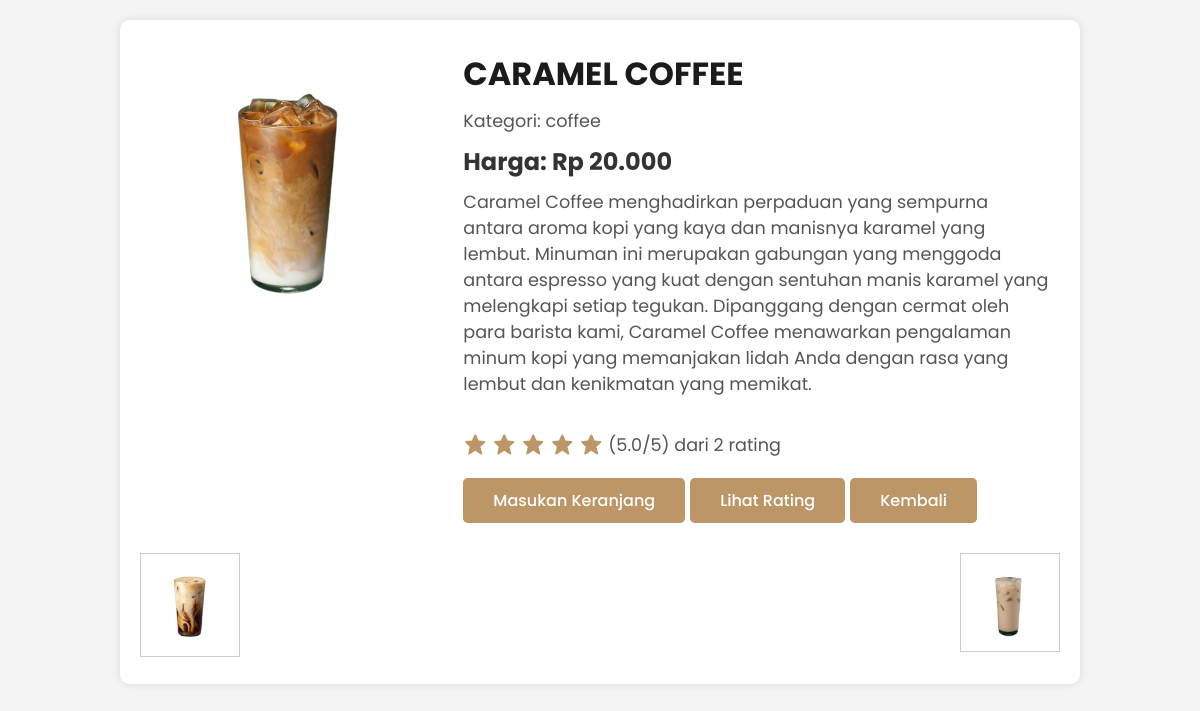
The page /user/detailproduk.php?id=12 on the database its author committed.
### tables this page shows
CREATE TABLE `products` (
  `id_produk` int(11) NOT NULL,
  `nama_produk` varchar(30) NOT NULL,
  `harga_produk` varchar(11) NOT NULL,
  `gambar_produk` varchar(255) DEFAULT NULL,
  `kategori` varchar(30) DEFAULT NULL,
  `deskripsi` varchar(1000) DEFAULT NULL
);

### user/detailproduk.php (the view, shortened to what this page needs)
<?php
include '../koneksi.php';
if (isset($_GET['id'])) {
    $id_produk = $_GET['id'];
    $query_mysql = "
        SELECT p.id_produk, p.nama_produk, p.kategori, p.harga_produk, p.gambar_produk,
               AVG(t.rating) as avg_rating, COUNT(t.rating) as rating_count, p.deskripsi
        FROM products p
        LEFT JOIN transaksi t ON p.id_produk = t.id_produk
        WHERE p.id_produk = ?
        GROUP BY p.id_produk, p.nama_produk, p.kategori, p.harga_produk, p.gambar_produk
    ";
    if ($stmt = $mysqli->prepare($query_mysql)) {
        $stmt->bind_param("i", $id_produk);
        $stmt->execute();
        $result = $stmt->get_result();
        if ($data = $result->fetch_assoc()) {
            $prev_query = "SELECT id_produk, gambar_produk FROM products WHERE id_produk < ? ORDER BY id_produk DESC LIMIT 1";
            $prev_stmt = $mysqli->prepare($prev_query);
            $prev_stmt->bind_param("i", $id_produk);
            $prev_stmt->execute();
            $prev_result = $prev_stmt->get_result();
            $prev_product = $prev_result->fetch_assoc();
            $prev_id = $prev_product['id_produk'] ?? null;
            $prev_img = $prev_product['gambar_produk'] ?? null;
            $next_query = "SELECT id_produk, gambar_produk FROM products WHERE id_produk > ? ORDER BY id_produk ASC LIMIT 1";
            $next_stmt = $mysqli->prepare($next_query);
            $next_stmt->bind_param("i", $id_produk);
            $next_stmt->execute();
            $next_result = $next_stmt->get_result();
            $next_product = $next_result->fetch_assoc();
            $next_id = $next_product['id_produk'] ?? null;
            $next_img = $next_product['gambar_produk'] ?? null;
?>
<!DOCTYPE html>
<html lang="en">
<head>
    <link rel="stylesheet" href="detailproduk.css">
    <link rel="stylesheet" href="https://unpkg.com/boxicons@latest/css/boxicons.min.css">
</head>
<body>
    <section class="produk-detail">
        <div class="produk-container">
            <div class="gambar-produk">
                <img src="../admin/img/<?php echo $data['gambar_produk']; ?>" alt="<?php echo $data['nama_produk']; ?>">
            </div>
            <div class="detail-produk">
                <h1><?php echo htmlspecialchars($data['nama_produk']); ?></h1>
                <p>Kategori: <?php echo htmlspecialchars($data['kategori']); ?></p>
                <h4>Harga: Rp <?php echo number_format($data['harga_produk'], 0, ',', '.'); ?></h4>
                <p><?php echo htmlspecialchars($data['deskripsi']); ?></p><br>
                <?php
                if (!is_null($data['avg_rating'])) {
                    $rating = $data['avg_rating'];
                    $rating_count = $data['rating_count'];
                    $full_stars = floor($rating);
                    echo "<div class='rating'>";
                    for ($i = 0; $i < $full_stars; $i++) {
                        echo "<i class='bx bxs-star'></i>";
                    }
                    echo "<p>(" . number_format($rating, 1) . "/5) dari " . $rating_count . " rating</p>";
                    echo "</div>";
                } else {
                    echo "<p>Belum ada rating</p>";
                }
                ?>
                <div class="navi">
                    <a href="keranjang.php?id=<?php echo $data['id_produk']; ?>" class="btn">Masukan Keranjang</a>
                    <a href="lihatrating.php?id=<?php echo $data['id_produk']; ?>" class="btn">Lihat Rating</a>
                    <a href="produk.php" class="btn">Kembali</a>
                </div>
            </div>
        </div>
        <div class="nav-buttons">
            <?php if ($prev_id) { ?>
                <div class="nav-img">
                    <a href="detailproduk.php?id=<?php echo $prev_id; ?>"><img src="../admin/img/<?php echo $prev_img; ?>" alt="Produk Sebelumnya"></a>
                </div>
            <?php } ?>
            <?php if ($next_id) { ?>
                <div class="nav-img">
                    <a href="detailproduk.php?id=<?php echo $next_id; ?>"><img src="../admin/img/<?php echo $next_img; ?>" alt="Produk Berikutnya"></a>
                </div>
            <?php } ?>
        </div>
    </section>
    <br><br>
</body>
</html>
<?php
        } else {
            echo "<p>Produk tidak ditemukan.</p>";
        }
    } else {
        echo "Error: " . $mysqli->error;
    }
} else {
    echo "<p>ID produk tidak ditemukan.</p>";
}
?>

### user/detailproduk.css (style rules this page uses)
* { font-family: 'Poppins', sans-serif; margin: 0; padding: 0; box-sizing: border-box; scroll-padding-top: 4rem; scroll-behavior: smooth; list-style: none; text-decoration: none; }
:root { --main-color: #bc9667; --second-color: #edeae3; --text-color: #1b1b1b; --bg-color: #fff; --box-shadow: 2px 2px 10px 4px rgb(14 55 54 / 15%); }
body, html { height: 100%; background-color: #f4f4f4; color: var(--second-color); display: flex; flex-direction: column; }
h1, h2, h3, p { color: var(--text-color); }
section { padding: 100px 50px; }
.bxs-star, .bxs-star-half, .bx-star { color: var(--main-color); }
.btn { display: inline-block; padding: 10px 30px; border-radius: 0.3rem; background: var(--main-color); color: var(--bg-color); font-weight: 500; text-decoration: none; transition: background-color 0.3s; }
.produk-detail { background-color: #ffffff; padding: 20px; margin: 20px auto; width: 80%; box-shadow: 0 0 10px rgba(0, 0, 0, 0.1); border-radius: 10px; color: var(--text-color); }
.produk-container { display: flex; flex-wrap: wrap; gap: 20px; }
.gambar-produk { flex: 1; max-width: 40%; }
.gambar-produk img { width: 100%; border-radius: 10px; }
.detail-produk { flex: 2; padding: 10px; }
.detail-produk h1 { font-size: 2em; margin-bottom: 10px; text-transform: uppercase; }
.detail-produk p { font-size: 1.1em; color: #555; }
.detail-produk h4 { font-size: 1.5em; color: #333; margin: 10px 0; }
.rating { display: flex; align-items: center; margin: 10px 0; }
.rating i { font-size: 1.5em; color: var(--main-color); margin-right: 5px; }
.navi { display: flex; gap: 5px; margin-top: 20px; }
.nav-buttons { display: flex; justify-content: space-between; margin-top: 20px; }
.nav-img img { width: 100px; height: auto; border: 1px solid #ccc; padding: 5px; }

### rows shown on the page
products: gambar_produk (picture), nama_produk "CARAMEL COFFEE", kategori "coffee", harga_produk "20.000", deskripsi "Caramel Coffee menghadirkan perpaduan yang sempurna antara aroma kopi yang kaya dan manisnya karamel yang lembut. Minuman ini merupakan gabungan yang menggoda antara espresso yang kuat dengan sentuhan manis karamel yang melengkapi setiap tegukan. Dipanggang dengan cermat oleh para barista kami, Caramel Coffee menawarkan pengalaman minum kopi yang memanjakan lidah Anda dengan rasa yang lembut dan kenikmatan yang memikat."
products: gambar_produk (picture)
products: gambar_produk (picture)

### other values the page prints
$rating "5.0"
$rating_count "2"
